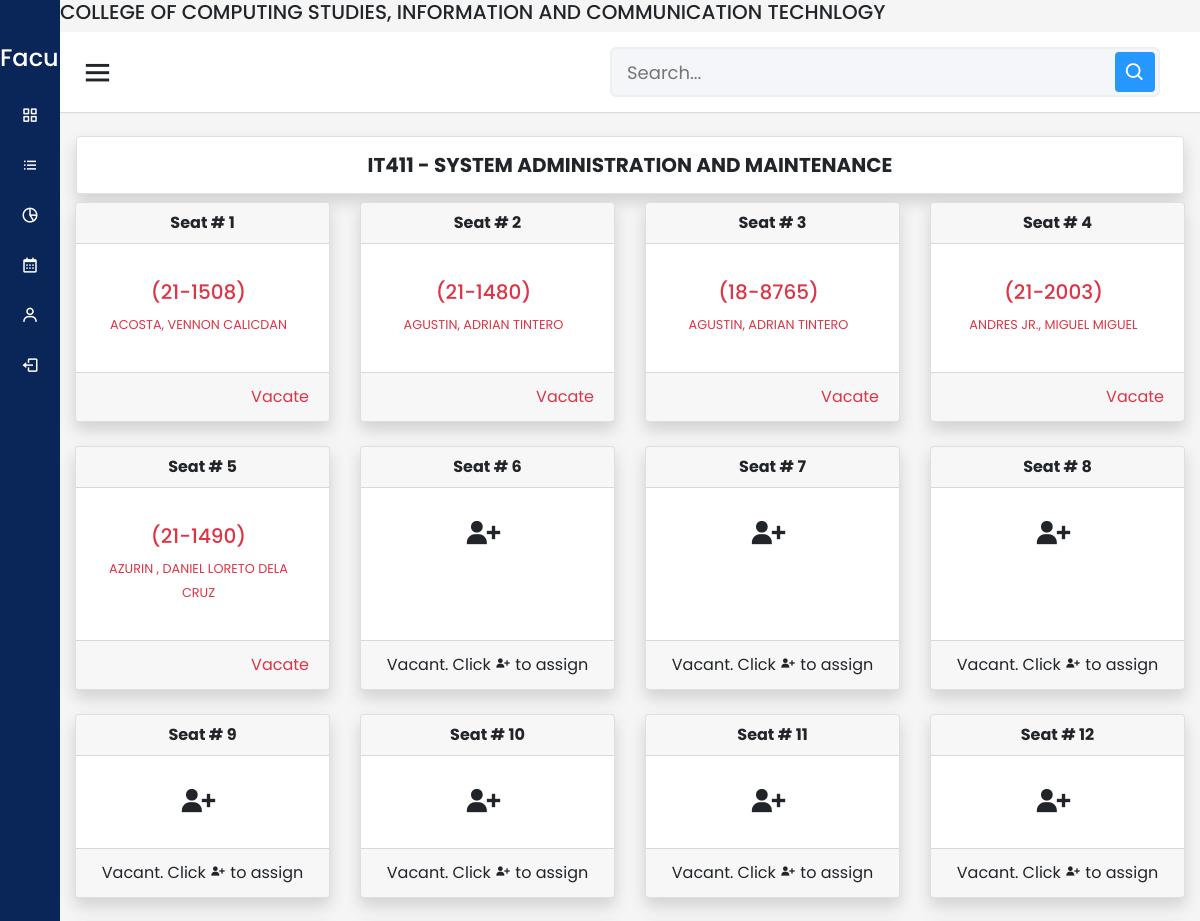
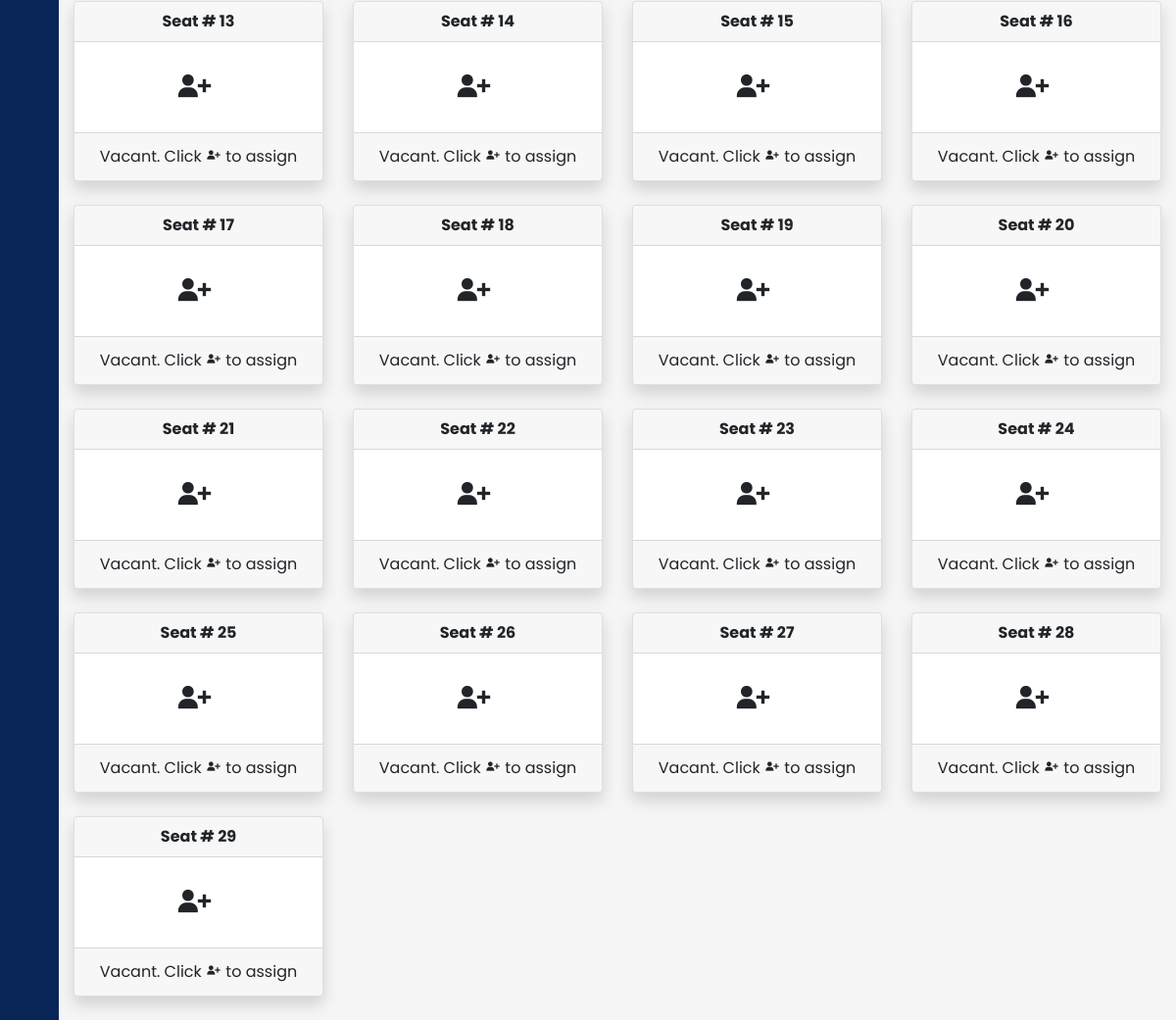
The app's page /faculty/seatplan.php?id=9 with its own data (2 pictures, top to bottom).
### tables this page shows
CREATE TABLE `classes` (
  `class_id` int(11) NOT NULL AUTO_INCREMENT,
  `semester_id` int(11) DEFAULT NULL,
  `subject_id` int(11) DEFAULT NULL,
  `schedules` varchar(255) DEFAULT NULL,
  `instructor_id` int(11) DEFAULT NULL,
  `course_id` int(11) DEFAULT NULL,
  `yr_and_section` varchar(255) DEFAULT NULL,
  `is_deleted` tinyint(4) DEFAULT 0,
  `is_archived` tinyint(4) DEFAULT 0,
  PRIMARY KEY (`class_id`)
);

CREATE TABLE `tblsubject` (
  `id` int(11) NOT NULL AUTO_INCREMENT,
  `subject_code` varchar(50) NOT NULL,
  `subject_description` varchar(50) NOT NULL,
  `fk_semester_id` int(11) NOT NULL,
  `is_deleted` tinyint(1) NOT NULL DEFAULT 0,
  PRIMARY KEY (`id`),
  KEY `semesterID` (`fk_semester_id`),
  CONSTRAINT `semesterID` FOREIGN KEY (`fk_semester_id`) REFERENCES `tblsemester` (`id`)
);

CREATE TABLE `class_list` (
  `list_id` int(11) NOT NULL AUTO_INCREMENT,
  `class_id` int(11) DEFAULT NULL,
  `student_id` int(11) DEFAULT NULL,
  PRIMARY KEY (`list_id`)
);

CREATE TABLE `tblstudentinfo` (
  `id` int(11) NOT NULL AUTO_INCREMENT,
  `stud_id` varchar(20) NOT NULL,
  `fk_course_id` int(11) NOT NULL,
  `fk_section_id` int(11) NOT NULL,
  `fk_year_id` int(11) NOT NULL,
  `fname` varchar(50) NOT NULL,
  `mname` varchar(50) NOT NULL,
  `lname` varchar(50) NOT NULL,
  `sex` varchar(50) NOT NULL,
  `qrname` varchar(50) NOT NULL,
  `is_deleted` tinyint(1) NOT NULL DEFAULT 0,
  PRIMARY KEY (`id`),
  KEY `fk_course_id` (`fk_course_id`),
  KEY `fk_section_id` (`fk_section_id`),
  KEY `fk_year_id` (`fk_year_id`),
  CONSTRAINT `fk_courseId` FOREIGN KEY (`fk_course_id`) REFERENCES `tblcourse` (`id`) ON DELETE CASCADE ON UPDATE CASCADE,
  CONSTRAINT `fk_sectionId` FOREIGN KEY (`fk_section_id`) REFERENCES `tblsection` (`id`) ON DELETE CASCADE ON UPDATE CASCADE,
  CONSTRAINT `fk_yearId` FOREIGN KEY (`fk_year_id`) REFERENCES `tblyear` (`id`) ON DELETE CASCADE ON UPDATE CASCADE
);

### faculty/seatplan.php (the view, shortened to what this page needs)
<?php
@require("../config/config.php");
@include "../shared_faculty/nav-items.php";
$today = date("Y-m-d");
if(isset($_GET['id'])) {
    $class_id = $_GET['id'];
    $query     = $conn->prepare("SELECT *
                                FROM
                                    class_list
                                    INNER JOIN classes
                                        ON (class_list.class_id = classes.class_id)
                                    INNER JOIN tblstudentinfo
                                        ON (class_list.student_id = tblstudentinfo.id)
                                        WHERE tblstudentinfo.is_deleted = false AND classes.class_id = ?");
    $query->bind_param('i', $class_id);
    $query->execute();
    $result     = $query->get_result();
    $querys2     = $conn->prepare("SELECT *
                                    FROM
                                        classes
                                        INNER JOIN tblsubject
                                            ON (classes.subject_id = tblsubject.id)
                                            WHERE classes.class_id = ?");
    $querys2->bind_param('i', $class_id);
    $querys2->execute();
    $results2 = $querys2->get_result();
    $rows2 = mysqli_fetch_array($results2);
} else {
    header('Location:subjects.php');
}
?>
<!DOCTYPE html>
<html lang="en">
<head>
  <link rel="stylesheet" href="../css/dashboard.css" />
  <link href="https://unpkg.com/boxicons@2.0.7/css/boxicons.min.css" rel="stylesheet" />
<link rel="stylesheet" href="https://cdn.jsdelivr.net/npm/bootstrap@4.3.1/dist/css/bootstrap.min.css">
<link href="https://cdn.datatables.net/1.13.1/css/jquery.dataTables.min.css" rel="stylesheet">
</head>
<body>
  <div class="sidebar">
    <div class="logo-details">
      <span class="logo_name"> &nbsp;&nbsp;&nbsp;&nbsp;&nbsp; Faculty</span>
    </div>
  </div>
  <section class="home-section">
    <div class="header">
      <h5>COLLEGE OF COMPUTING STUDIES, INFORMATION AND COMMUNICATION TECHNLOGY</h5>
    </div>
    <nav>
      <div class="sidebar-button">
        <i class="bx bx-menu sidebarBtn"></i>
      </div>
      <div class="search-box">
        <input type="text" placeholder="Search..." />
        <i class="bx bx-search"></i>
      </div>
    </nav>
    <div class="home-content">
    <center>
        <h5 class="bg-white mx-3 p-3 border rounded shadow">
            <b><?=strtoupper($rows2['subject_code'])?> - <?=strtoupper($rows2['subject_description'])?></b>
        </h5>
    </center>
        <div class="container-fluid">
            <div class="row">
                <?php if(mysqli_num_rows($result) > 0):?>
                    <?php foreach($result as $key => $row):?>
                        <?php
                            $seat_number = $key + 1;
                            $query = $conn->prepare("SELECT tblseatplan.id AS pk, tblstudentinfo.* FROM tblseatplan
                                                    INNER JOIN tblstudentinfo ON
                                                    (tblstudentinfo.id = tblseatplan.fk_student_id)
                                                    WHERE seat_number = ?");
                            $query->bind_param('i', $seat_number);
                            $query->execute();
                            $result2 = $query->get_result();
                        ?>
                        <div class="col-xl-3 col-md-6 mb-4">
                            <div class="card border-left-primary shadow h-100">
                            <div class="card-header p-0 py-2">
                                <center><b>Seat # <?=$key + 1?></b></center>
                            </div>
                            <div class="card-body assign" style="cursor:pointer;"
                            data-toggle="modal" data-target="#modal"
                            data-seat_number="<?=$key + 1?>">
                                <div class="row no-gutters align-items-center">
                                <div class="col mr-2">
                                    <div
                                        class="text-xs font-weight-bold text-uppercase mb-1"
                                    >
                                    <?php if(mysqli_num_rows($result2) > 0):?>
                                        <?php
                                            $row2   = mysqli_fetch_array($result2);
                                            $querys = $conn->prepare("SELECT *
                                                                        FROM
                                                                            tblattendance
                                                                                WHERE fk_student_id = ? AND logdate = ?");
                                            $querys->bind_param('is', $row2['id'], $today);
                                            $querys->execute();
                                            $results = $querys->get_result();
                                            $class = "";
                                            if(mysqli_num_rows($results) > 0) {
                                                $class .= 'text-success';
                                            } else {
                                                $class .= 'text-danger';
                                            }
                                        ?>
                                        <center>
                                        <section class="<?=$class?>">
                                        <p>
                                        <h5>(<?=$row2['stud_id']?>)</h5>
                                        <small>
                                            <?=strtoupper($row2['lname'].', '.$row2['fname'].' '.$row2['mname'])?>
                                        </small>
                                        </p>
                                        </section>
                                        </center>
                                    <?php else:?>
                                        </div>
                                        <div class="row no-gutters align-items-center justify-content-center">
                                        <div class="col-auto">
                                            <div class="h1 m-0 font-weight-bold text-gray-800">
                                                <i class='bx bxs-user-plus align-items-center'></i>
                                            </div>
                                        </div>
                                    <?php endif;?>
                                    </div>
                                </div>
                                </div>
                            </div>
                            <?php if(mysqli_num_rows($result2) > 0):?>
                                <div class="card-footer">
                                    <p class="text-right m-0 p-0">
                                        <a href="#" class="text-danger vacate"
                                            data-seat_id="<?=$row2['pk']?>">
                                            Vacate
                                        </a>
                                    </p>
                                </div>
                            <?php else:?>
                                <div class="card-footer">
                                    <p class="text-center m-0 p-0">
                                        Vacant. Click <i class='bx bxs-user-plus align-items-center'></i> to assign
                                    </p>
                                </div>
                            <?php endif;?>
                            </div>
                        </div>
                    <?php endforeach;?>
                <?php else:?>
                <?php endif;?>
            </div>
</body>
</html>

### css/dashboard.css (style rules this page uses)
* { margin: 0; padding: 0; box-sizing: border-box; font-family: 'Poppins', sans-serif; }
.sidebar { position: fixed; height: 100%; width: 240px; background: #0A2558; transition: all 0.5s ease; }
.sidebar .logo-details { height: 80px; display: flex; align-items: center; }
.sidebar .logo-details .logo_name { color: #fff; font-size: 24px; font-weight: 500; }
.home-section { position: relative; background: #f5f5f5; min-height: 100vh; width: calc(100% - 240px); left: 240px; transition: all 0.5s ease; }
.home-section nav { display: flex; justify-content: space-between; height: 80px; background: #fff; display: flex; align-items: center; position: fixed; width: calc(100% - 240px); left: 240px; z-index: 100; padding: 0 20px; box-shadow: 0 1px 1px rgba(0, 0, 0, 0.1); transition: all 0.5s ease; }
.home-section nav .sidebar-button { display: flex; align-items: center; font-size: 24px; font-weight: 500; }
nav .sidebar-button i { font-size: 35px; margin-right: 10px; }
.home-section nav .search-box { position: relative; height: 50px; max-width: 550px; width: 100%; margin: 0 20px; }
nav .search-box input { height: 100%; width: 100%; outline: none; background: #F5F6FA; border: 2px solid #EFEEF1; border-radius: 6px; font-size: 18px; padding: 0 15px; }
nav .search-box .bx-search { position: absolute; height: 40px; width: 40px; background: #2697FF; right: 5px; top: 50%; transform: translateY(-50%); border-radius: 4px; line-height: 40px; text-align: center; color: #fff; font-size: 22px; transition: all 0.4 ease; }
.home-section .home-content { position: relative; padding-top: 104px; }
@media (max-width: 1240px) { .sidebar { width: 60px; } }
@media (max-width: 1240px) { .home-section { width: calc(100% - 60px); left: 60px; } }
@media (max-width: 1240px) { .home-section nav { width: calc(100% - 60px); left: 60px; } }

### records on screen
classes: subject.subject_code "IT411", subject.subject_description "SYSTEM ADMINISTRATION AND MAINTENANCE"
class_list: tblstudentinfo.stud_id "21-1508", tblstudentinfo.lname+fname+mname "ACOSTA, VENNON CALICDAN"
class_list: tblstudentinfo.stud_id "21-1480", tblstudentinfo.lname+fname+mname "AGUSTIN, ADRIAN TINTERO"
class_list: tblstudentinfo.stud_id "18-8765", tblstudentinfo.lname+fname+mname "AGUSTIN, ADRIAN TINTERO"
class_list: tblstudentinfo.stud_id "21-2003", tblstudentinfo.lname+fname+mname "ANDRES JR., MIGUEL MIGUEL"
class_list: tblstudentinfo.stud_id "21-1490", tblstudentinfo.lname+fname+mname "AZURIN , DANIEL LORETO DELA CRUZ"
class_list: shows "Vacant. Click"
class_list: shows "Vacant. Click"
class_list: shows "Vacant. Click"
class_list: shows "Vacant. Click"
class_list: shows "Vacant. Click"
class_list: shows "Vacant. Click"
class_list: shows "Vacant. Click"
class_list: shows "Vacant. Click"
class_list: shows "Vacant. Click"
class_list: shows "Vacant. Click"
class_list: shows "Vacant. Click"
class_list: shows "Vacant. Click"
class_list: shows "Vacant. Click"
class_list: shows "Vacant. Click"
class_list: shows "Vacant. Click"
class_list: shows "Vacant. Click"
class_list: shows "Vacant. Click"
class_list: shows "Vacant. Click"
class_list: shows "Vacant. Click"
class_list: shows "Vacant. Click"
class_list: shows "Vacant. Click"
class_list: shows "Vacant. Click"
class_list: shows "Vacant. Click"
class_list: shows "Vacant. Click"
